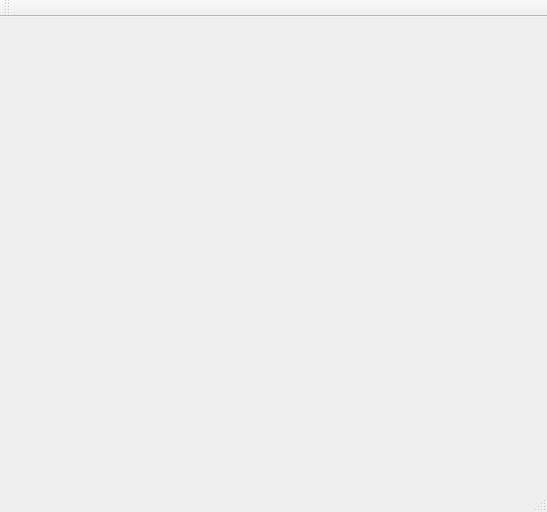
<?xml version="1.0" encoding="UTF-8"?>
<ui version="4.0">
 <class>MainWindow</class>
 <widget class="QMainWindow" name="MainWindow">
  <property name="geometry">
   <rect>
    <x>0</x>
    <y>0</y>
    <width>547</width>
    <height>512</height>
   </rect>
  </property>
  <property name="windowTitle">
   <string>MainWindow</string>
  </property>
  <widget class="QWidget" name="centralWidget"/>
  <widget class="QMenuBar" name="menuBar">
   <property name="geometry">
    <rect>
     <x>0</x>
     <y>0</y>
     <width>547</width>
     <height>22</height>
    </rect>
   </property>
  </widget>
  <widget class="QToolBar" name="mainToolBar">
   <attribute name="toolBarArea">
    <enum>TopToolBarArea</enum>
   </attribute>
   <attribute name="toolBarBreak">
    <bool>false</bool>
   </attribute>
  </widget>
  <widget class="QStatusBar" name="statusBar"/>
 </widget>
 <layoutdefault spacing="6" margin="11"/>
 <resources/>
 <connections/>
</ui>
